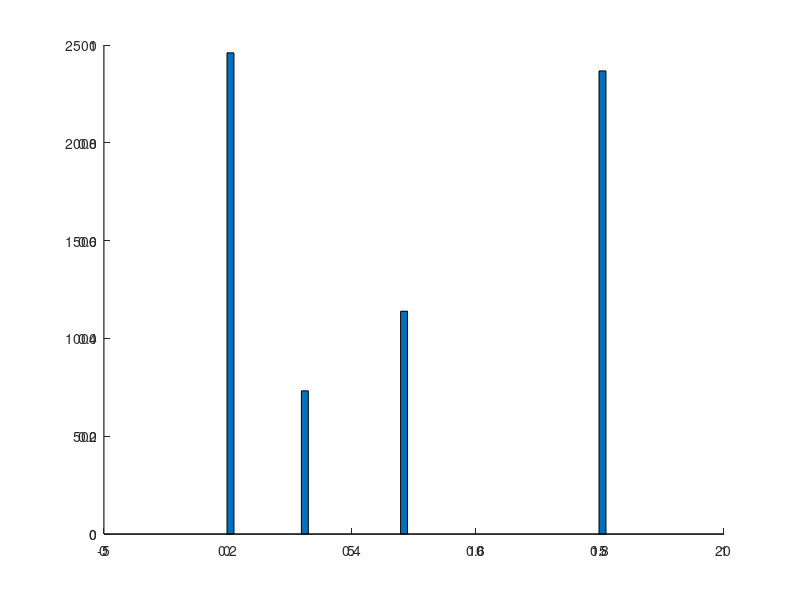

Here is the MATLAB script that generated this plot: (Note: this script raises an error after producing the figure.)
fH = gcf; colormap(jet(4));
yy = [2 2 3; 2 5 6; 2 8 9];
%h = bar(y,'stacked');
xx = [1, 4, 8,16];

% Apply Brandon's function
tH = title('Brandon''s applyhatch');

recoK28 =[91.17,30.951,21.984,13.344];
recoK10=[65.1236,22.1084,15.7032,8.9624];
recoK=[48.8427,16.5813,11.774,6.2218];


simK28 =[91.17,30.951,21.984,13.344];
simK10=[65.1236,22.1084,15.7032,8.9624];
simK=[48.8427,16.5813,11.774,6.2218];



%data2=[91.117,65.1236,48.8427;30.951,22.1084,16.5813;21.984,15.7032,11.774;13.344,8.9624,6.2218];

set(gca,'XTick',[1, 4, 8, 16], 'FontSize',16);

K28 =[41,12.2,18.984,39.46];
K10=[21.9,7.78,11.76,31.13];
K=[14.96,5.12,8.23,25.89];

data2=[(41*60),91.17 (21.9* 60),65.1236 (14.96*60),48.8427;
    (12.2*60),30.951 (7.78*60),22.1084 (5.12*60),16.58;
    (18.984*60),21.984 (11.76*60),15.70 (8.23*60),11.74;
    (39.46*60),13.344 (31.13*60),8.96 (25.89*60),6.22];

% Create multiple lines using matrix input to bar



%data=[(recox1+recox1); (recox4 + recox4) ; (recox8 +recox8);(recox16 +recox16)];
nmK28 =[0,267,731,2131];
nmK10=[0,591,1797,3332];
nmK=[0,1091,2825,5512];

%data2=[nmK28;nmK10;nmK];
p1=subplot(1,1,1);
%To use different data types in the plotyy environment, you
%can use Matlab's 'anonymous function' feature. Stackedbar
%and prettyline below are temporary functions you can only
%use inside of this script.
stackedbar = @(x,A) bar(x,A, 'group');
prettyline = @(x, y) plot(x, y, 'k', 'LineWidth', 5);

%There's a version of plotyy that accepts function handles as an
%argument. We'll pass stackedbar and prettyline in there as the
%last arguments to this function.
[ax, h1, h2] = plotyy(xx, data2, xx, nmK28, stackedbar, prettyline);

 set(ax(2),'xticklab',[],'xtick',xx)
%h=bar(data2);
set(ax,'FontSize',30)
 
leg=legend('Simulation Time','Recommendation Generation Time','Number of Messages','FontSize',30); 
set(leg,...
    'Position',[0.196892941573793 0.809221658206428 0.67983789260385 0.187394247038917]);

applyhatch_pluscolor(fH, '\-x.', 0, [1 0 1 0], jet(4));